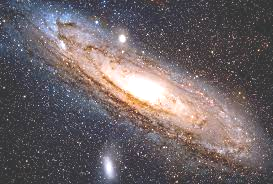
#> input picture galaxyBright.png, 273 x 184 px; its folder holds only this picture in this run
$ python imgBrightness.py
#> lines starting #> are read from the running program, lines starting #| are printed output that depends on the picture
from PIL import Image

imgDir = input("Path to image: ")
#> the answer given: galaxyBright.png
outDir = input("Name the output file: ")
#> the answer given: out.png
im = Image.open(imgDir)
#> im is the input picture: PIL image 273x184 RGB; mean R, G, B 108, 98.7, 101.4
w, h = im.size
#> w = 273; h = 184
pixels = im.load()
for i in range(h):
    for j in range(w):
        vals = pixels[j,i]
        newVals = []
        for val in vals:
            if val < 206:
                newVals.append(val+50)
            else:
                newVals.append(255)

        pixels[j,i] = tuple(newVals)

im.save(f"{outDir}.png")
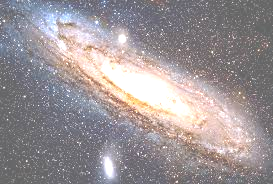
#> saved as out.png.png: PIL image 273x184 RGB; mean R, G, B 155, 147.4, 150.2
